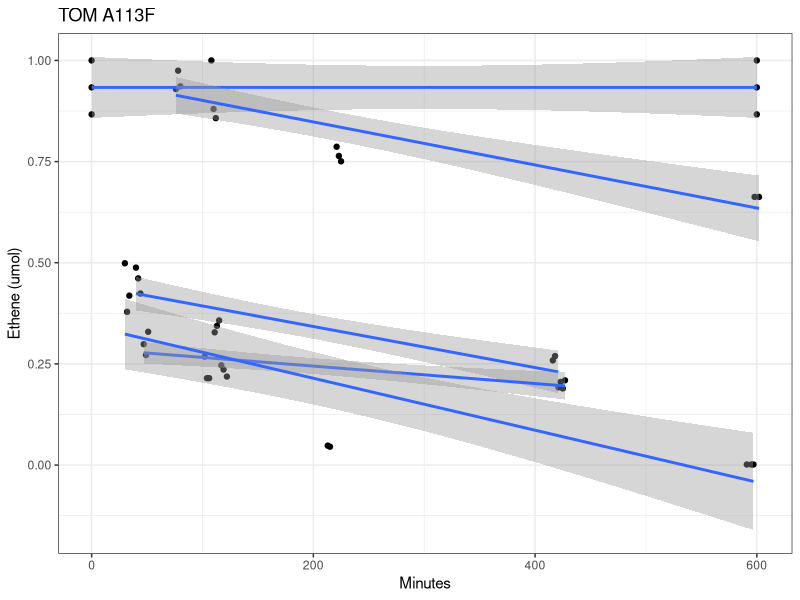

Here is the R script that generated this plot: (Note: this script raises an error after producing the figure.)
d=read.csv('time.csv')
d$Percent = d$Eth / max(d$Eth) * 100
d$eth.umol =  d$Eth / max(d$Eth)

library(ggplot2)

ggplot(d, aes(d$Time, d$eth.umol, group=d$Sample)) + 
geom_point() + 
labs(x="Minutes", y="Ethene (umol)", title="TOM A113F") + 
geom_smooth(method="glm",family=gaussian(link="log"),start=c(7,0)) +
theme_bw() + 
ggsave('time-eth.png', width=4, height=4)
